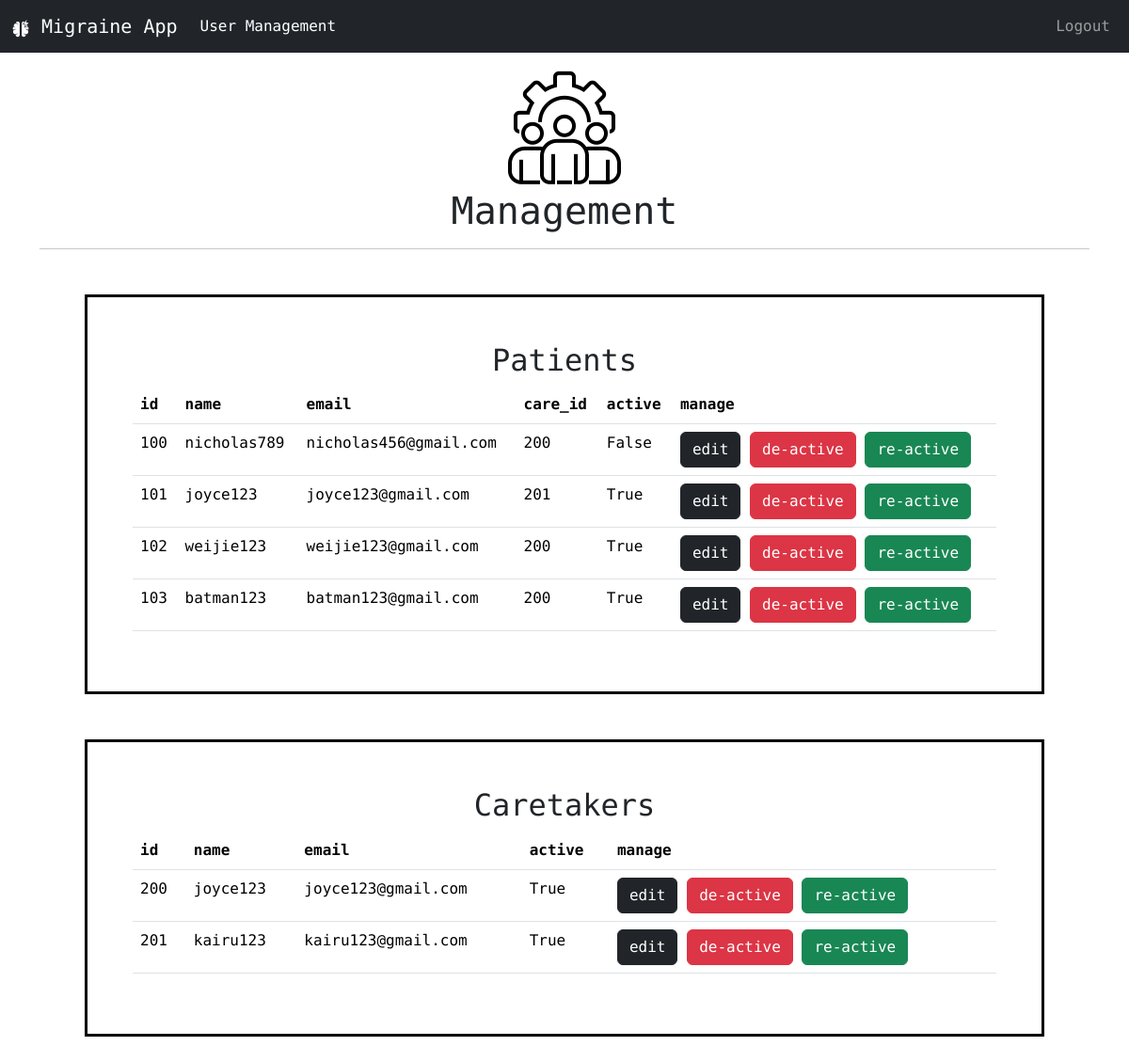
Before: /admin_home (signed in) with the older database file.
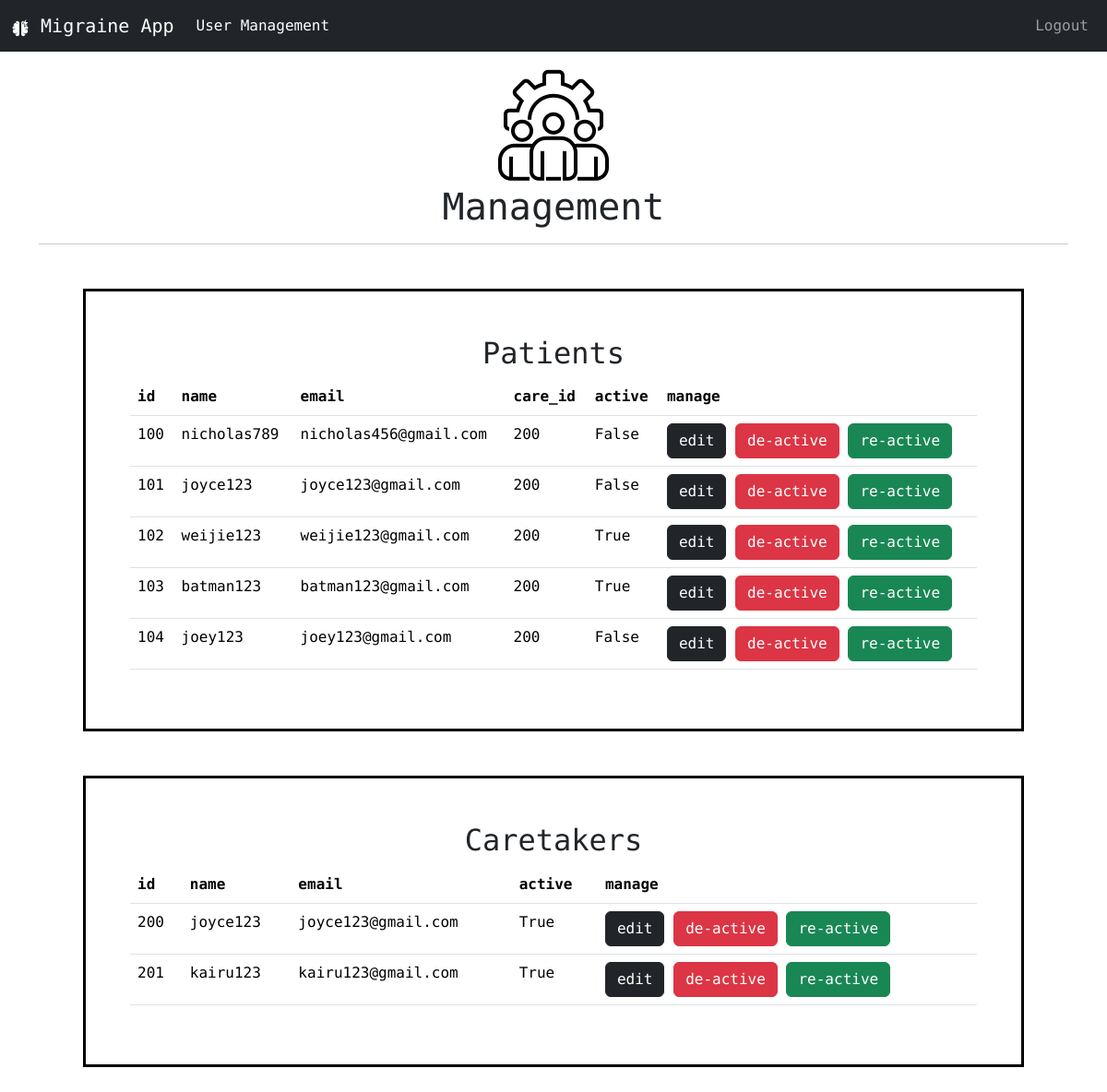
After: the same page with the newer database file.
### website/models.py (models this page shows)
class User(db.Model, UserMixin):
    id = db.Column(db.Integer, primary_key=True, autoincrement=True)
    email = db.Column(db.String(150), unique=True)
    password = db.Column(db.String(150))
    name = db.Column(db.String(150))
    isActive = db.Column(db.Boolean, default=True)
    caretaker_id = db.Column(db.Integer, db.ForeignKey("caretaker.id"))
    caretaker = db.relationship("Caretaker", back_populates="user")

class Caretaker(db.Model, UserMixin):
    id = db.Column(db.Integer, primary_key=True, autoincrement=True)
    email = db.Column(db.String(150), unique=True)
    password = db.Column(db.String(150))
    name = db.Column(db.String(150))
    isActive = db.Column(db.Boolean, default=True)
    user = db.relationship("User", back_populates="caretaker")

### website/views.py (the view)
@views.route("/admin_home")
@login_required
def admin_home():
    users = User.query.with_entities(User.id, User.name, User.email, User.caretaker_id, User.isActive).all()
    caretakers = Caretaker.query.with_entities(Caretaker.id, Caretaker.name, Caretaker.email, Caretaker.isActive).all()
    for i in users:
        print(f"User ID: {i.id}, Name: {i.name}, Email: {i.email}, Care: {i.caretaker_id}, isActive: {i.isActive}")
    for x in caretakers:
        print(f"Care ID: {x.id}, Name: {x.name}, Email: {x.email}, isActive: {x.isActive}")
    return render_template("admin_home.html", users=users, caretakers=caretakers)

### website/__init__.py (called while the page is built)
def create_app():
    app = Flask(__name__)
    app.config["SECRET_KEY"] = "heisenberg"
    app.config["SQLALCHEMY_DATABASE_URI"] = f"sqlite:///{DB_NAME}"
    db.init_app(app)
    from .views import views
    from .auth import auth
    app.register_blueprint(views, url_prefix="/")
    app.register_blueprint(auth, url_prefix="/")
    from .models import User, Caretaker, Admin
    create_database(app)
    login_manager = LoginManager()
    login_manager.login_view = "auth.login"
    login_manager.login_message = "User needs to be logged in to view this page"
    login_manager.login_message_category = "error"
    login_manager.init_app(app)
    @login_manager.user_loader
    def load_user(email):
        u = User.query.get(email)
        c = Caretaker.query.get(email)
        a = Admin.query.get(email)
        return u or c or a
    return app

### website/templates/admin_home.html (shortened to what this page needs)
{% extends 'admin_base.html' %}
{% block homeActive %}
    nav-link active
{% endblock %}
{% block body %}
    <div class="text-center m-3">
        <img src="../static/img/management25%.png" alt="migraine logo">
        <h1>Management</h1>
    </div>
    <hr>
    <div class="border border border-black border-3 p-5 m-5">
        <h2 class="text-center">Patients</h2>
        <div class="table-responsive-sm">
            <table class="table">
                <thead class="thead-dark">
                    <tr>
                        <th scope="col">id</th>
                        <th scope="col">name</th>
                        <th scope="col">email</th>
                        <th scope="col">care_id</th>
                        <th scope="col">active</th>
                        <th scope="col">manage</th>
                    </tr>
                </thead>
                <tbody>
                    {% for i in users %}
                        <tr>
                            <td>{{ i[0] }}</td>
                            <td>{{ i[1] }}</td>
                            <td>{{ i[2] }}</td>
                            <td>{{ i[3] }}</td>
                            <td>{{ i[4] }}</td>
                            <td>
                                <a class="btn btn-dark" href="{{ url_for('views.edit_user', user_id=i[0]) }}">edit</a>
                                <a class="btn btn-danger" href="{{ url_for('views.de_active', user_id=i[0]) }}">de-active</a>
                                <a class="btn btn-success" href="{{ url_for('views.re_active', user_id=i[0]) }}">re-active</a>
                            </td>
                        </tr>
                    {% endfor %}
                </tbody>
            </table>
        </div>
    </div>
    <div class="border border-black border-3 p-5 m-5">
        <h2 class="text-center">Caretakers</h2>
        <div class="table-responsive-sm">
            <table class="table">
                <thead class="thead-dark">
                    <tr>
                        <th scope="col">id</th>
                        <th scope="col">name</th>
                        <th scope="col">email</th>
                        <th scope="col">active</th>
                        <th scope="col">manage</th>
                    </tr>
                </thead>
                <tbody>
                    {% for x in caretakers %}
                        <tr>
                            <td>{{ x[0] }}</td>
                            <td>{{ x[1] }}</td>
                            <td>{{ x[2] }}</td>
                            <td>{{ x[3] }}</td>
                            <td>
                                <a class="btn btn-dark" href="{{ url_for('views.edit_care', care_id=x[0]) }}">edit</a>
                                <a class="btn btn-danger" href="{{ url_for('views.de_active_care', care_id=x[0]) }}">de-active</a>
                                <a class="btn btn-success" href="{{ url_for('views.re_active_care', care_id=x[0]) }}">re-active</a>
                            </td>
                        </tr>
                    {% endfor %}
                </tbody>
            </table>
        </div>
    </div>
{% endblock  %}

### website/templates/admin_base.html (shortened to what this page needs)
<!DOCTYPE html>
<html lang="en">
<head>
    <link rel="stylesheet" href="../static/css/main.css">
</head>
<body>
    <nav class="navbar navbar-expand-lg navbar-dark bg-dark d-flex justify-content-between align-items-center data-bs-theme="dark"">
        <div class="collapse navbar-collapse container-fluid" id="navbarText">
            <ul class="navbar-nav mr-auto">
                <a class="navbar-brand">
                    <img src="../static/img/whiteLogo4%.png" alt="migraiane logo">
                    Migraine App
                </a>
                <li class="nav-item">
                    <a class="nav-link {% block homeActive %}{% endblock %}" href="/admin_home">User Management</a>
                </li>
            </ul>
            <ul class="navbar-nav mr-auto d-flex">
                <li class="nav-item">
                    <a class="nav-link {% block profileActive %}{% endblock %}" href="/logout">Logout</a>
                </li>
            </ul>
        </div>
    </nav>
    <div class="container">
        {% block body %}{% endblock  %}
    </div>
</body>
</html>

Changed rows visible on the page:
changed User "joyce123": caretaker "201" → "200"; isActive "True" → "False"
added User: id "104", name "joey123", email "joey123@gmail.com", caretaker "200", isActive "False"
